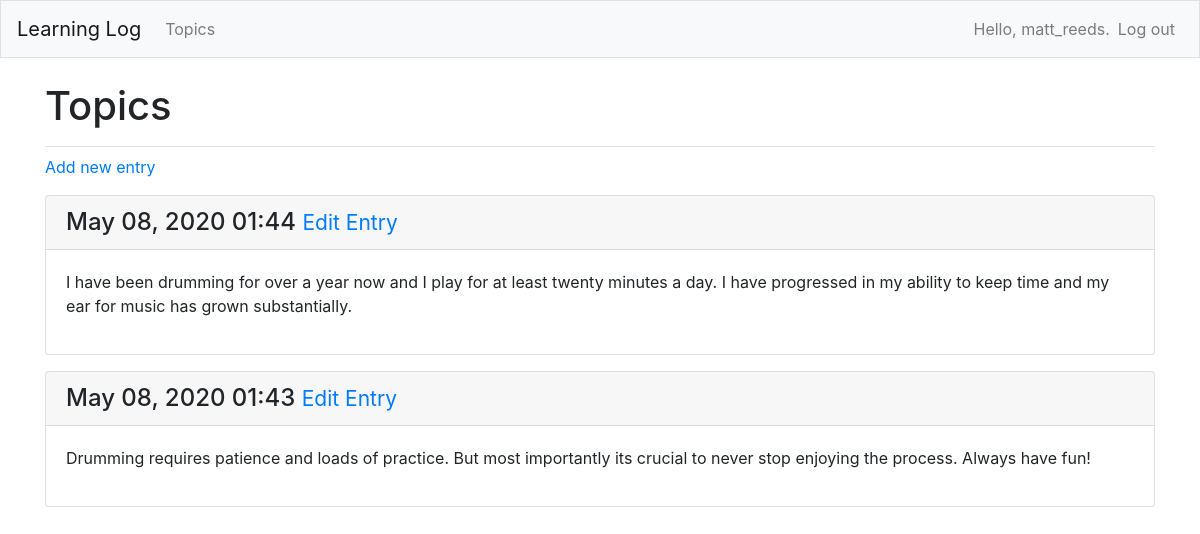
The page /topics/1/ (signed in) on the database its author committed.
### learning_logs/models.py (models this page shows, shortened)
class Entry(models.Model):
    topic = models.ForeignKey(Topic, on_delete=models.CASCADE)
    text = models.TextField()
    date_added = models.DateTimeField(auto_now_add=True)
    class Meta:
        verbose_name_plural = 'entries'

### learning_logs/views.py (the view)
# urls.py: path('topics/<int:topic_id>/', views.topic, name='topic'),
@login_required
def topic(request, topic_id):
    topic = Topic.objects.get(id=topic_id)
    if topic.owner != request.user:
        raise Http404
    entries = topic.entry_set.order_by('-date_added')
    context = {'topic': topic, 'entries': entries}
    return render(request, 'learning_logs/topic.html', context)

### learning_logs/templates/learning_logs/topic.html (shortened to what this page needs)
{% extends 'learning_logs/base.html' %}
{% block page_header %}
    <h1>Topics</h1>
{% endblock page_header %}
{% block content %}
<p>
    <a href="{% url 'learning_logs:new_entry' topic.id %}">Add new entry</a>
{% for entry in entries %}
<div class="card mb-3">
    <h4 class="card-header">
        {{entry.date_added|date:'M d, Y H:i'}}
        <small><a href="{% url 'learning_logs:edit_entry' entry.id %}">Edit Entry</a></small>
    </h4>
    <div class="card-body">
        {{entry.text|linebreaks}}
    </div>
</div>
    {% empty %}
    <li>There are no entries for this topic yet.</li>
    {% endfor %}
{% endblock content %}

### learning_logs/templates/learning_logs/base.html (shortened to what this page needs)
{% load bootstrap4 %}
<!doctype html>
<html lang='en'>
    <head>
        {% bootstrap_css %}
    </head>
    <body>
        <nav class="navbar navbar-expand-md navbar-light bg-light mb-4 border">
                <a class="navbar-brand" href="{% url 'learning_logs:index' %}">
                    Learning Log</a>
            <div class="collapse navbar-collapse" id="navbarCollapse">
                <ul class="navbar-nav mr-auto">
                    <li class="nav-item">
                        <a class="nav-link" href="{% url 'learning_logs:topics' %}">
                            Topics
                        </a>
                    </li>
                </ul>
                <ul class="navbar-nav ml-auto">
                    {% if user.is_authenticated %}
                        <li class="nav-item">
                            <span class="navbar-text"}">Hello, {{ user.username }}.</span>
                        </li>
                        <li class="nav-item">
                            <a class="nav-link" href="{% url 'users:logout' %}">Log out</a>
                        </li>
                    {% endif %}
                </ul>
            </div>
        </nav>
        <main role="main" class="container">
            <div class="pb-2 mb-2 border-bottom">
                {% block page_header %} {% endblock page_header %}
            </div>
            <div>
                {% block content %} {% endblock content %}
            </div>
        </main>
    </body>
</html>

### rows shown on the page
Entry: date_added "May 08, 2020 01:44", text "I have been drumming for over a year now and I play for at least twenty minutes a day. I have progressed in my ability to keep time and my ear for music has grown substantially."
Entry: date_added "May 08, 2020 01:43", text "Drumming requires patience and loads of practice. But most importantly its crucial to never stop enjoying the process. Always have fun!"

### other values the page prints
{{ user.username }} "matt_reeds"
